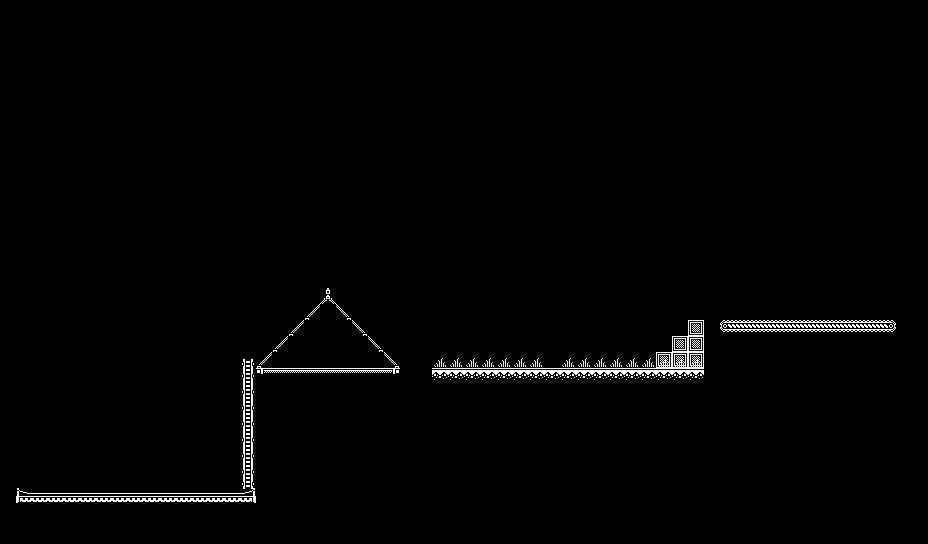

A 2D game scene composited from a Tiled map and its tileset images. What follows is a short description and the map's XML, with each tile layer's data collapsed to a summary:
An orthogonal 58x34 tile map with 16x16 px tiles, 2 tile layers (Слой тайлов 1, Слой тайлов 2) and 1 object (cameraStartLocation).

<map version="1.9" tiledversion="1.9.1" orientation="orthogonal" renderorder="right-down" width="58" height="34" tilewidth="16" tileheight="16" infinite="0" nextlayerid="6" nextobjectid="6">
 <tileset firstgid="1" name="monochrome_tilemap" tilewidth="16" tileheight="16" spacing="1" tilecount="400" columns="20">
  <image source="monochrome_tilemap.png" trans="000000" width="339" height="339" />
  <tile id="131">
   <animation>
    <frame tileid="349" duration="100" />
    <frame tileid="350" duration="100" />
   </animation>
  </tile>
  <tile id="136">
   <animation>
    <frame tileid="360" duration="300" />
    <frame tileid="361" duration="300" />
    <frame tileid="362" duration="300" />
    <frame tileid="363" duration="300" />
    <frame tileid="364" duration="300" />
    <frame tileid="365" duration="300" />
   </animation>
  </tile>
 </tileset>
 <layer id="3" name="Слой тайлов 1" width="58" height="34">
  <data>[1972 cells, 64 non-empty, 11 distinct tile ids]</data>
 </layer>
 <layer id="4" name="Слой тайлов 2" width="58" height="34">
  <data>[1972 cells, 54 non-empty, 12 distinct tile ids]</data>
 </layer>
 <objectgroup id="5" name="objects">
  <object id="1" name="cameraStartLocation" x="41" y="491">
   <point />
  </object>
 </objectgroup>
</map>
